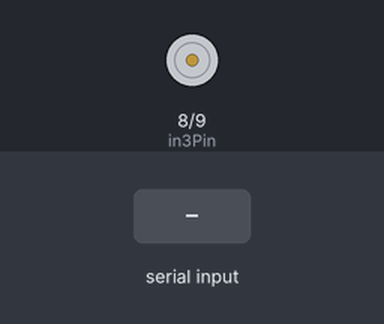
A sketch run on a simulated Arduino Uno, built with avr-gcc and run on an emulated ATmega328P. Shown: motor-driver pin pairs drawn as motors (green arrow = first pin HIGH = forward, orange = second pin HIGH = backward, longer = more drive, scaled by the enable pin). The inputs (shaded band) are chosen by the test bench.

Above: at 1.2 s.
1.3 s: "1\n" received over Serial
At 1.31 s:
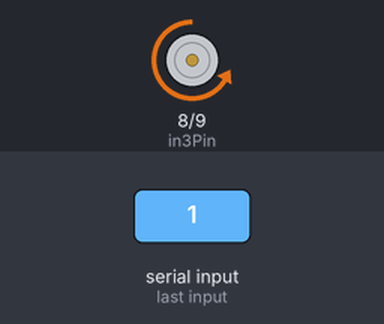
2.8 s: "2\n" received over Serial
At 3.3 s:
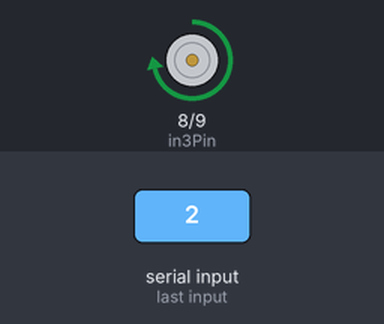
5.0 s: "3\n" received over Serial
At 5.6 s:
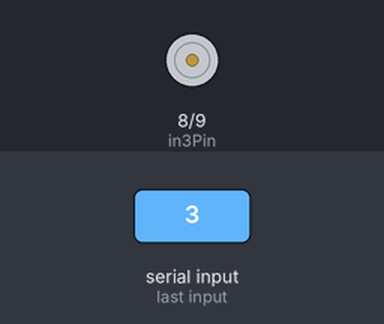
Timing chart, 0 to 8.0 s (numbered marks = the images above; inputs shaded):
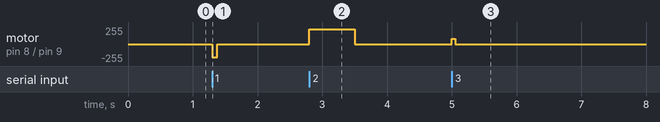

Measured:
- after the input at 1.3 s, motor on pin 8 (in3Pin) / pin 9 (in4Pin): stopped → backward 200/255 at once, → stopped 0.08 s later
- after the input at 2.8 s, motor on pin 8 (in3Pin) / pin 9 (in4Pin): stopped → forward 220/255 at once, → stopped 0.70 s later
- after the input at 5.0 s, motor on pin 8 (in3Pin) / pin 9 (in4Pin): stopped → forward 80/255 at once, → stopped 0.05 s later

The sketch:

arduino.ino
```cpp
int in3Pin = 8;      // front wheel 3
int in4Pin = 9;      // front wheel 4
int SpeedPin_34 = 5;    // front speed
int turn=0;
int numberLeft=0;

void setup() {
  Serial.begin(9600);
  Serial.setTimeout(5);
  pinMode(in3Pin, OUTPUT);
  pinMode(in4Pin, OUTPUT);
  pinMode(SpeedPin_34, OUTPUT);
}

void loop() {
     if(Serial.available()){
     turn = Serial.parseInt();
     FromRasp(turn);
    }
}

void FromRasp(int turn)
{

  //Serial.println(turn);
  switch(turn)
  {
    case 1:
      RightM(80);
      break;
    case 2:
      if(numberLeft==3){
        numberLeft = 0;
        RightM(110);
      }
      else
        BigLeftM();
      break;
    case 3:
      LeftM();
      break;
    }
}

void LeftM(){
  digitalWrite(in3Pin, HIGH);
  digitalWrite(in4Pin, LOW);
  analogWrite(SpeedPin_34, 80);
  delay(50);
  digitalWrite(in3Pin, LOW);
  digitalWrite(in4Pin, LOW);
  delay(10);
}

void BigLeftM(){
  numberLeft++;
  digitalWrite(in3Pin, HIGH);
  digitalWrite(in4Pin, LOW);
  analogWrite(SpeedPin_34, 220);
  delay(700);
  digitalWrite(in3Pin, LOW);
  digitalWrite(in4Pin, LOW);
  delay(10);
}

void RightM(int tuurn){

  digitalWrite(in3Pin, LOW);
  digitalWrite(in4Pin, HIGH);
  analogWrite(SpeedPin_34, 200);
  delay(tuurn);
  digitalWrite(in3Pin, LOW);
  digitalWrite(in4Pin, LOW);
  delay(10);
}
```
